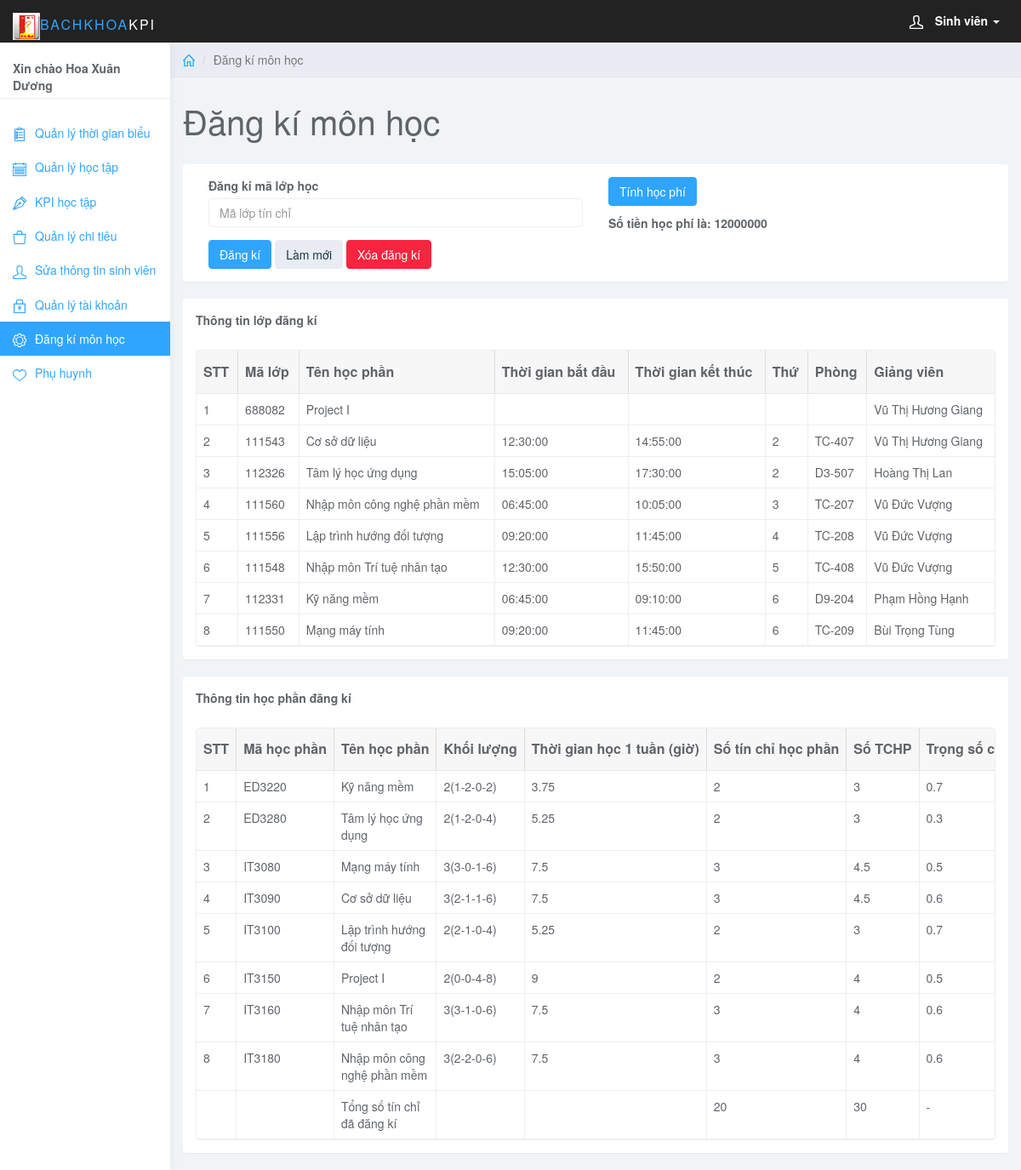
Screenshot of /admin/dkht.php (signed in) with the database file from the repository.
### tables this page shows
CREATE TABLE `users` (
  `username` varchar(20) NOT NULL,
  `name` varchar(50) NOT NULL,
  `gioitinh` varchar(6) NOT NULL,
  `email` varchar(50) NOT NULL,
  `cmt` varchar(20) NOT NULL,
  `password` varchar(50) NOT NULL,
  `level` tinyint(11) NOT NULL
);

CREATE TABLE `hocphisv` (
  `id` int(11) NOT NULL,
  `username` varchar(20) NOT NULL,
  `hocki` varchar(10) NOT NULL,
  `hocphi` double DEFAULT NULL,
  `hpdanop` int(11) DEFAULT '0'
);

CREATE TABLE `courselist` (
  `MaHP` varchar(15) NOT NULL,
  `TenHP` varchar(100) DEFAULT NULL,
  `ThoiLuong` varchar(10) DEFAULT NULL,
  `SoTC` int(11) DEFAULT NULL,
  `TChphi` double DEFAULT NULL,
  `Trongso` double DEFAULT NULL,
  `tghoc` double DEFAULT NULL
);

CREATE TABLE `loptc` (
  `maloptc` int(11) NOT NULL,
  `mahp` varchar(20) DEFAULT NULL,
  `hocki` varchar(10) DEFAULT NULL,
  `magv` varchar(20) DEFAULT NULL,
  `tgbd` time DEFAULT NULL,
  `tgkt` time DEFAULT NULL,
  `loailop` int(11) DEFAULT NULL,
  `thu` int(11) DEFAULT NULL,
  `phong` varchar(10) DEFAULT NULL
);

CREATE TABLE `giangvien` (
  `username` varchar(20) NOT NULL,
  `magv` varchar(20) NOT NULL,
  `tengv` varchar(50) DEFAULT NULL,
  `mavien` varchar(20) DEFAULT NULL,
  `sdt` varchar(20) DEFAULT NULL
);

### admin/dkht.php (the view, shortened to what this page needs)
<?php
if(!isset($_SESSION['username'])){
header('Location: login.php');}
else{
	$username=$_SESSION['username'];
}?>
<!DOCTYPE html>
<html>
<head>
<link href="css/bootstrap.min.css" rel="stylesheet">
<link href="css/datepicker3.css" rel="stylesheet">
<link href="css/bootstrap-table.css" rel="stylesheet">
<link href="css/styles.css" rel="stylesheet">
</head>
<body>
     <?php
		 require_once("../lib/connection.php");?>
	 <nav class="navbar navbar-inverse navbar-fixed-top" role="navigation">
                <div class="container-fluid">
                    <div class="navbar-header">
                       <a class="navbar-brand" href="#"><span><img id="main_text_header_ctl00" src="../images/bk.ico" alt="" style="height:32px;width:32px;">BachKhoa</span>KPI</a>
                        <ul class="user-menu">
                            <li class="dropdown pull-right">
                                <a href="#" class="dropdown-toggle" data-toggle="dropdown"><svg class="glyph stroked male-user"><use xlink:href="#stroked-male-user"></use></svg>
								<?php $sql="select * from users where username='$username'";
		$query = mysqli_query($conn,$sql);
            $data = mysqli_fetch_array($query);
			?>
			<b><?php switch($data["level"]){
				case 2: echo "Sinh viên";break;
				case 4: echo "Giảng viên";break;}
				?></b>
								<span class="caret"></span></a>
                            </li>
                        </ul>
                    </div>
                </div>
            </nav>
	<div id="sidebar-collapse" class="col-sm-3 col-lg-2 sidebar">
		<form><?php  $sql="select * from users where username='$username'";
		$query = mysqli_query($conn,$sql);
            $data = mysqli_fetch_array($query);
			$sql="select * from hocki where curdate() between ngaybd and ngaykt";
			?>
			<b><?php
		echo "Xin chào ".($data["name"]);
$q=mysqli_query($conn,$sql);
 $result=mysqli_fetch_array($q);
 $hocki=$result["hocki"];		?></b></form>
		<ul class="nav menu">
				<li ><a href="index.php"><svg class="glyph stroked clipboard with paper"><use xlink:href="#stroked-clipboard-with-paper"/></svg>Quản lý thời gian biểu</a></li>
			<li ><a href="muctieuht.php"><svg class="glyph stroked pen tip "><use xlink:href="#stroked-notepad"/></svg>Quản lý học tập</a></li>
			<li ><a href="kpi.php"><svg class="glyph stroked pen tip"><use xlink:href="#stroked-pen-tip"/></svg>KPI học tập</a></li>
			<li ><a href="qlchitieusv.php"><svg class="glyph stroked bag"><use xlink:href="#stroked-bag"></use></svg>Quản lý chi tiêu</a></li>
			<li ><a href="qlttsv.php"><svg class="glyph stroked male user "><use xlink:href="#stroked-male-user"/></svg>Sửa thông tin sinh viên</a></li>
			<li ><a href="quanlytk.php"><svg class="glyph stroked lock"><use xlink:href="#stroked-lock"/></svg>Quản lý tài khoản</a></li>
            <li class="active"><a href="dkht.php"><svg class="glyph stroked gear"><use xlink:href="#stroked-gear"/></svg>Đăng kí môn học</a></li>
			<li ><a href="ttph.php"><svg class="glyph stroked heart"><use xlink:href="#stroked-heart"/></svg>Phụ huynh</a></li>
   </ul>
	</div>
	<div class="col-sm-9 col-sm-offset-3 col-lg-10 col-lg-offset-2 main">
		<div class="row">
			<ol class="breadcrumb">
				<li><a href="index.php"><svg class="glyph stroked home"><use xlink:href="#stroked-home"></use></svg></a></li>
				<li class="active">Đăng kí môn học</li>
			</ol>
		</div>
		<div class="row">
			<div class="col-lg-12">
				<h1 class="page-header">Đăng kí môn học</h1>
			</div>
		</div>
		<?php date_default_timezone_set("Asia/Bangkok");
				$sql="select * from hocki where curdate() between ngaybd and ngaykt";
 $q=mysqli_query($conn,$sql);
 $result=mysqli_fetch_array($q);
 $hocki=$result["hocki"];?>
		<div class="row">
			<div class="col-lg-12">
				<div class="panel panel-default">
					<div class="panel-body">
		<div class="col-md-6">
                                <form action="dkht.php" role="form" method="post">
								<div class="form-group">
                                    <label>Đăng kí mã lớp học</label>
                                    <input name="search" required class="form-control" placeholder="Mã lớp tín chỉ">
                                </div>
                                <button name="btn_submit" type="submit" class="btn btn-primary">Đăng kí</button>
                                <button type="reset" class="btn btn-default">Làm mới</button>
								<button name="remove" type="submit" class="btn btn-danger">Xóa đăng kí</button>
                        </form>
						</div>
						<div class="col-md-6">
                                <form action="dkht.php" role="form" method="post">
                                <button name="tinh" type="submit" class="btn btn-primary">Tính học phí</button>
								</p><label>Số tiền học phí là:
								<?php $sql="select * from hocphisv where username ='$username' and hocki='$hocki'";
								$q=mysqli_query($conn,$sql);
								$num=mysqli_num_rows($q);
								if($num>0) {
									$data=mysqli_fetch_array($q);
								echo $data["hocphi"]."000";}
								?>
								</label>
								</form>
								</div>
                        </div>
                    </div>
                </div>
            </div>
			<div class="row">
			<div class="col-lg-12">
				<div class="panel panel-default">
					<div class="panel-body">
						<table
                            data-toolbar="#toolbar"
                            data-toggle="table">
							<label><b>Thông tin lớp đăng kí</b></label>
						    <thead>
						    <tr>
						        <th data-field="stt" data-sortable="true"><b>STT</b></th>
								<th data-field="malop" data-sortable="true"><b>Mã lớp</b></th>
						        <th data-field="ten_hp"  data-sortable="true"><b>Tên học phần</b></th>
								<th data-field="tgbd" data-sortable="true"><b>Thời gian bắt đầu</b></th>
								<th data-field="tgkt" data-sortable="true"><b>Thời gian kết thúc</b></th>
                                <th data-field="thu" data-sortable="true"><b>Thứ</b></th>
								<th data-field="phong" data-sortable="true"><b>Phòng</b></th>
								<th data-field="gv" data-sortable="true"><b>Giảng viên</b></th>
						    </tr>
                            </thead>
                            <tbody>
							<?php
            $stt = 1 ;$sum=0;
            $sql = "SELECT *  FROM courselist as c, svdk as d, loptc l, giangvien g where g.magv=l.magv and c.MaHP=l.mahp and l.maloptc=d.maloptc and masv='$username' and l.hocki='$hocki'	order by l.thu,l.tgbd";
            $query = mysqli_query($conn,$sql);
            while ($data = mysqli_fetch_array($query)) {
          ?>
            <tr>
              <td scope="row"><?php echo $stt++ ?></td>
              <td><?php echo $data["maloptc"]; ?></td>
              <td><?php echo $data["TenHP"]; ?></td>
			  <td><?php echo $data["tgbd"]; ?></td>
              <td><?php echo $data["tgkt"]; ?></td>
			  <td><?php echo $data["thu"]; ?></td>
			  <td><?php echo $data["phong"]; ?></td>
			  <td><?php echo $data["tengv"]; ?></td>
            </tr>
			<?php }?>
          </tbody>
						</table>
					 </div>
				</div>
			</div>
		</div>
			<div class="row">
			<div class="col-lg-12">
				<div class="panel panel-default">
					<div class="panel-body">
						<table
                            data-toolbar="#toolbar"
                            data-toggle="table">
						    <thead>
							<label><b>Thông tin học phần đăng kí</b></label>
						    <tr>
						        <th data-field="id" data-sortable="true"><b>STT</b></th>
								<th data-field="mahp" data-sortable="true"><b>Mã học phần</b></th>
						        <th data-field="tenhp"  data-sortable="true"><b>Tên học phần</b></th>
								<th data-field="kl" data-sortable="true"><b>Khối lượng</b></th>
								<th data-field="tg" data-sortable="true"><b>Thời gian học 1 tuần (giờ)</b></th>
                                <th data-field="tc" data-sortable="true"><b>Số tín chỉ học phần</b></th>
								<th data-field="tchp" data-sortable="true"><b>Số TCHP</b></th>
								<th data-field="trongso" data-sortable="true"><b>Trọng số cuối kì</b></th>
						    </tr>
                            </thead>
                            <tbody>
							<?php
            $stt = 1 ;$sum=0;$sumtchp=0; $hocki="20191";
            $sql ="SELECT *  FROM courselist as c, svdk as d, loptc l where  c.MaHP=l.mahp and l.maloptc=d.maloptc and masv='$username' and l.hocki='$hocki'";
            $query = mysqli_query($conn,$sql);
            while ($data = mysqli_fetch_array($query)) {
          ?>
            <tr>
              <td scope="row"><?php echo $stt++ ?></td>
              <td><?php echo $data["MaHP"]; ?></td>
              <td><?php echo $data["TenHP"]; ?></td>
			  <td><?php echo $data["ThoiLuong"]; ?></td>
			  <td><?php echo $data["tghoc"]; ?></td>
              <td><?php echo $data["SoTC"]; ?></td>
			  <td><?php echo $data["TChphi"]; ?></td>
			  <td><?php echo $data["Trongso"]; ?></td>
			 <?php $sum+=$data["SoTC"];
			 $sumtchp+=$data["TChphi"];}?>
            </tr>
			<tr>
			<td colspan="4" align="right">
			Tổng số tín chỉ đã đăng kí</td><td/><td></td>
			<td colspan="3"><?php echo $sum;?></td>
			<td colspan="3"><?php echo $sumtchp;?></td>
			</tr>
          </tbody>
						</table>
					 </div>
				</div>
			</div>
		</div>
	</div>
</body>
</html>

### admin/css/styles.css (style rules this page uses)
body { background: #f1f4f7; padding-top: 50px; color: #5f6468; }
a, a:hover, a:focus { color: #30a5ff; }
h1, h2, h3, h4, h5, h6 { color: #5f6468; }
h1 { font-weight: 300; font-size: 40px; }
.form-control { border: 1px solid #eee; box-shadow: none; }
.navbar-header .navbar-brand { color: #fff; font-size: 16px; text-transform: uppercase; font-weight: 500; letter-spacing: 2px; }
.navbar-header .navbar-brand span { color: #30a5ff; }
.btn-default, .btn-default:hover, .btn-default:focus, .btn-default:active, .btn-default.active, .open > .dropdown-toggle.btn-default, .btn-default.disabled, .btn-default[disabled], fieldset[disabled] .btn-default, .btn-default.disabled:hover, .btn-default[disabled]:hover, fieldset[disabled] .btn-default:hover, .btn-default.disabled:focus, .btn-default[disabled]:focus, fieldset[disabled] .btn-default:focus, .btn-default.disabled:active, .btn-default[disabled]:active, fieldset[disabled] .btn-default:active, .btn-default.disabled.active, .btn-default[disabled].active, fieldset[disabled] .btn-default.active { background-color: #e9ecf2; border-color: #e9ecf2; color: #1b3548; }
.btn-primary, .btn-primary:hover, .btn-primary:focus, .btn-primary:active, .btn-primary.active, .open > .dropdown-toggle.btn-primary, .btn-primary.disabled, .btn-primary[disabled], fieldset[disabled] .btn-primary, .btn-primary.disabled:hover, .btn-primary[disabled]:hover, fieldset[disabled] .btn-primary:hover, .btn-primary.disabled:focus, .btn-primary[disabled]:focus, fieldset[disabled] .btn-primary:focus, .btn-primary.disabled:active, .btn-primary[disabled]:active, fieldset[disabled] .btn-primary:active, .btn-primary.disabled.active, .btn-primary[disabled].active, fieldset[disabled] .btn-primary.active { background-color: #30a5ff; border-color: #30a5ff; }
.btn-danger, .btn-danger:hover, .btn-danger:focus, .btn-danger:active, .btn-danger.active, .open > .dropdown-toggle.btn-danger, .btn-danger.disabled, .btn-danger[disabled], fieldset[disabled] .btn-danger, .btn-danger.disabled:hover, .btn-danger[disabled]:hover, fieldset[disabled] .btn-danger:hover, .btn-danger.disabled:focus, .btn-danger[disabled]:focus, fieldset[disabled] .btn-danger:focus, .btn-danger.disabled:active, .btn-danger[disabled]:active, fieldset[disabled] .btn-danger:active, .btn-danger.disabled.active, .btn-danger[disabled].active, fieldset[disabled] .btn-danger.active { background-color: #f9243f; border-color: #f9243f; }
.panel { border: 0; }
.navbar { border: 0; }
.user-menu { display: inline-block; margin-top: 14px; margin-right: 10px; float: right; list-style: none; padding: 0; }
.user-menu a { color: #fff; }
.sidebar { display: block; background-color: #fff; padding: 0; display: none; }
.sidebar form { padding: 20px 15px 5px 15px; border-bottom: 1px solid #eee; margin-bottom: 20px; }
@media (min-width: 768px) { .sidebar { display: block; position: fixed; top: 50px; bottom: 0; left: 0; z-index: 1000; display: block; margin: 0; padding: 0; overflow-x: hidden; overflow-y: auto; background-color: #fff; box-shadow: 1px 0px 10px rgba(0, 0, 0, .05); } }
@media (min-width: 768px) { .navbar-header { width: 100%; } }
.sidebar ul.nav .active a, .sidebar ul.nav li.parent a.active, .sidebar ul.nav .active > a:hover, .sidebar ul.nav li.parent a.active:hover, .sidebar ul.nav .active > a:focus, .sidebar ul.nav li.parent a.active:focus { color: #fff; background-color: #30a5ff; }
.breadcrumb { border-radius: 0; padding: 10px 15px; background: #e9ecf2; box-shadow: 0 1px 1px rgba(0, 0, 0, .05); margin: 0 ; }
h1.page-header { margin-top: 30px; border-bottom: 0; }
.table { background: #fff; }
.sidebar .glyph, .user-menu .glyph { height: 16px; width: 16px; margin: 0 10px 0 0; stroke-width: 3px; }
.user-menu .glyph { stroke-width: 4px; }
.breadcrumb .glyph { height: 14px; width: 14px; margin: -2px 0 0 0; stroke-width: 4px; }

### rows the page displays
users: name "Hoa Xuân Dương"
hocphisv: hocphi "12000"
courselist: loptc.maloptc "688082", TenHP "Project I", giangvien.tengv "Vũ Thị Hương Giang", MaHP "IT3150", ThoiLuong "2(0-0-4-8)", tghoc "9", SoTC "2", TChphi "4", Trongso "0.5"
courselist: loptc.maloptc "111543", TenHP "Cơ sở dữ liệu", loptc.tgbd "12:30:00", loptc.tgkt "14:55:00", loptc.thu "2", loptc.phong "TC-407", giangvien.tengv "Vũ Thị Hương Giang", MaHP "IT3090", ThoiLuong "3(2-1-1-6)", tghoc "7.5", SoTC "3", TChphi "4.5", Trongso "0.6"
courselist: loptc.maloptc "112326", TenHP "Tâm lý học ứng dụng", loptc.tgbd "15:05:00", loptc.tgkt "17:30:00", loptc.thu "2", loptc.phong "D3-507", giangvien.tengv "Hoàng Thị Lan", MaHP "ED3280", ThoiLuong "2(1-2-0-4)", tghoc "5.25", SoTC "2", TChphi "3", Trongso "0.3"
courselist: loptc.maloptc "111560", TenHP "Nhập môn công nghệ phần mềm", loptc.tgbd "06:45:00", loptc.tgkt "10:05:00", loptc.thu "3", loptc.phong "TC-207", giangvien.tengv "Vũ Đức Vượng", MaHP "IT3180", ThoiLuong "3(2-2-0-6)", tghoc "7.5", SoTC "3", TChphi "4", Trongso "0.6"
courselist: loptc.maloptc "111556", TenHP "Lập trình hướng đối tượng", loptc.tgbd "09:20:00", loptc.tgkt "11:45:00", loptc.thu "4", loptc.phong "TC-208", giangvien.tengv "Vũ Đức Vượng", MaHP "IT3100", ThoiLuong "2(2-1-0-4)", tghoc "5.25", SoTC "2", TChphi "3", Trongso "0.7"
courselist: loptc.maloptc "111548", TenHP "Nhập môn Trí tuệ nhân tạo", loptc.tgbd "12:30:00", loptc.tgkt "15:50:00", loptc.thu "5", loptc.phong "TC-408", giangvien.tengv "Vũ Đức Vượng", MaHP "IT3160", ThoiLuong "3(3-1-0-6)", tghoc "7.5", SoTC "3", TChphi "4", Trongso "0.6"
courselist: loptc.maloptc "112331", TenHP "Kỹ năng mềm", loptc.tgbd "06:45:00", loptc.tgkt "09:10:00", loptc.thu "6", loptc.phong "D9-204", giangvien.tengv "Phạm Hồng Hạnh", MaHP "ED3220", ThoiLuong "2(1-2-0-2)", tghoc "3.75", SoTC "2", TChphi "3", Trongso "0.7"
courselist: loptc.maloptc "111550", TenHP "Mạng máy tính", loptc.tgbd "09:20:00", loptc.tgkt "11:45:00", loptc.thu "6", loptc.phong "TC-209", giangvien.tengv "Bùi Trọng Tùng", MaHP "IT3080", ThoiLuong "3(3-0-1-6)", tghoc "7.5", SoTC "3", TChphi "4.5", Trongso "0.5"

### other values shown
$sum "20"
$sumtchp "30"
